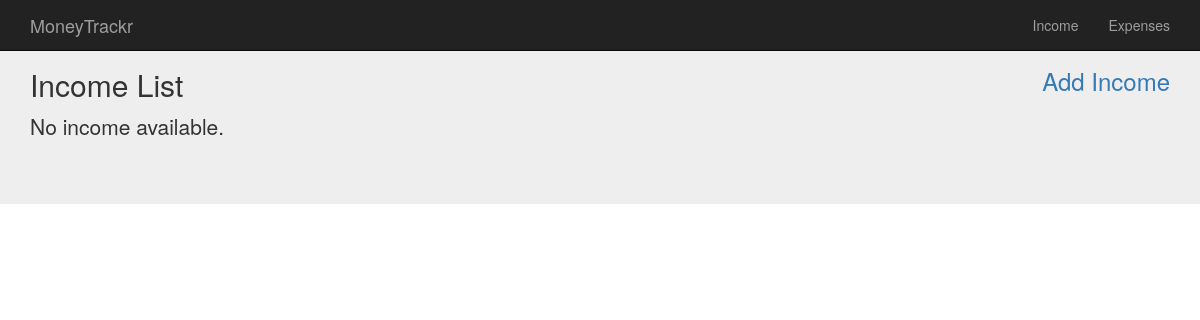
The app's page /income/, older data.
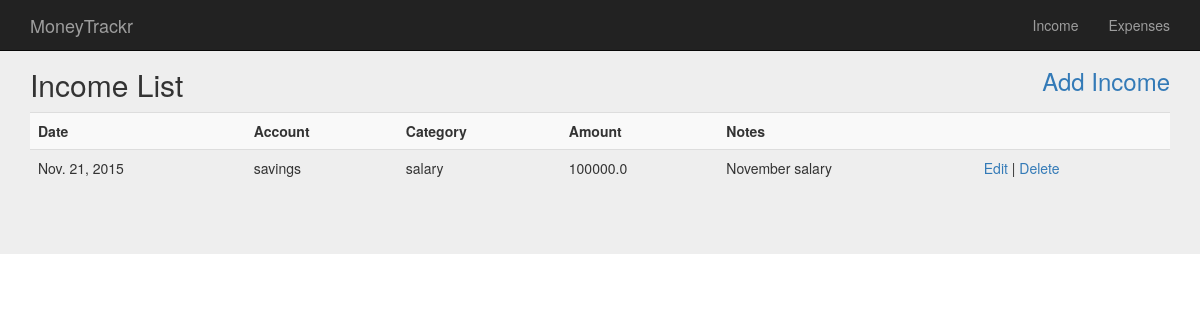
The same page, newer data.
### application/models.py (models this page shows)
class Income(models.Model):
    date = models.DateField()
    category = models.ForeignKey(Category)
    amount = models.FloatField()
    account = models.ForeignKey(Account)
    notes = models.CharField(max_length=50)

class Account(models.Model):
    name = models.CharField(max_length=30)

class Category(models.Model):
    name = models.CharField(max_length=30)
    type = models.CharField(max_length=10)

### application/views.py (the view)
# urls.py: url(r'^income/$', income),
def income(request):
    income_list = Income.objects.all()
    return render(request, 'income/list.html', {'income_list': income_list})

### application/templates/income/list.html (shortened to what this page needs)
{% extends "base.html" %}
{% block content %}
    <div class = "row">
        <div class = "col-lg-6">
            <h2>Income List</h2>
        </div>
        <div class = col-lg-6>
            <div class = "pull-right">
                <h3><a href="new">Add Income</a></h3>
            </div>
        </div>
    </div>
    {% if income_list %}
        <table class = "table table-striped table-hover table-responsive">
            <tr>
                <th>Date</th>
                <th>Account</th>
                <th>Category</th>
                <th>Amount</th>
                <th>Notes</th>
                <th></th>
            </tr>
            {% for income in income_list %}
                <tr>
                    <td>{{ income.date }}</td>
                    <td> {{ income.account.name }}</td>
                    <td>{{ income.category.name }}</td>
                    <td>{{ income.amount }}</td>
                    <td>{{ income.notes }}</td>
                    <td> <a href="{{ income.id }}/edit">Edit</a> |
                             <a href="{{income.id}}/delete", id="delete-income-{{income.id }}", onclick="return confirm('Are you sure want to delete this item?');">Delete</a>
                </tr>
                    <div class = "col-lg-2">
                    </div>
                </div>
            {% endfor %}
    {% else %}
        <p>No income available.</p>
    {% endif %}
{% endblock %}

### application/templates/base.html (shortened to what this page needs)
<!DOCTYPE HTML PUBLIC "-//W3C//DTD HTML 4.01//EN">
{% load staticfiles %}
<html lang="en">
<head>
    <link href= "{% static "css/bootstrap.css" %}" rel="stylesheet" media="screen">
</head>
<body>
  <div class="navbar navbar-inverse navbar-fixed-top">
    <div class="container">
      <div class="navbar-header">
        <a class="navbar-brand" href="#">MoneyTrackr</a>
      </div>
      <div class="collapse navbar-collapse">
        <ul class="nav navbar-nav navbar-right">
          <li><a href="{{ ROOT_URLCONF }}/income">Income</a></li>
          <li><a href="{{ ROOT_URLCONF }}/expense">Expenses</a></li>
        </ul>
      </div>
    </div>
  </div>
  <div class="jumbotron">
    <div class="container">
      {% block content %}{% endblock %}
    </div>
  </div>
</body>
</html>

Row changes from the older to the newer data that the page shows:
added Income: date "Nov. 21, 2015", account.name "savings", category.name "salary", amount "100000.0", notes "November salary"
Text that changed along with them:
text no longer shown: "No income available."
text now shown: "Date Account Category Amount Notes"
